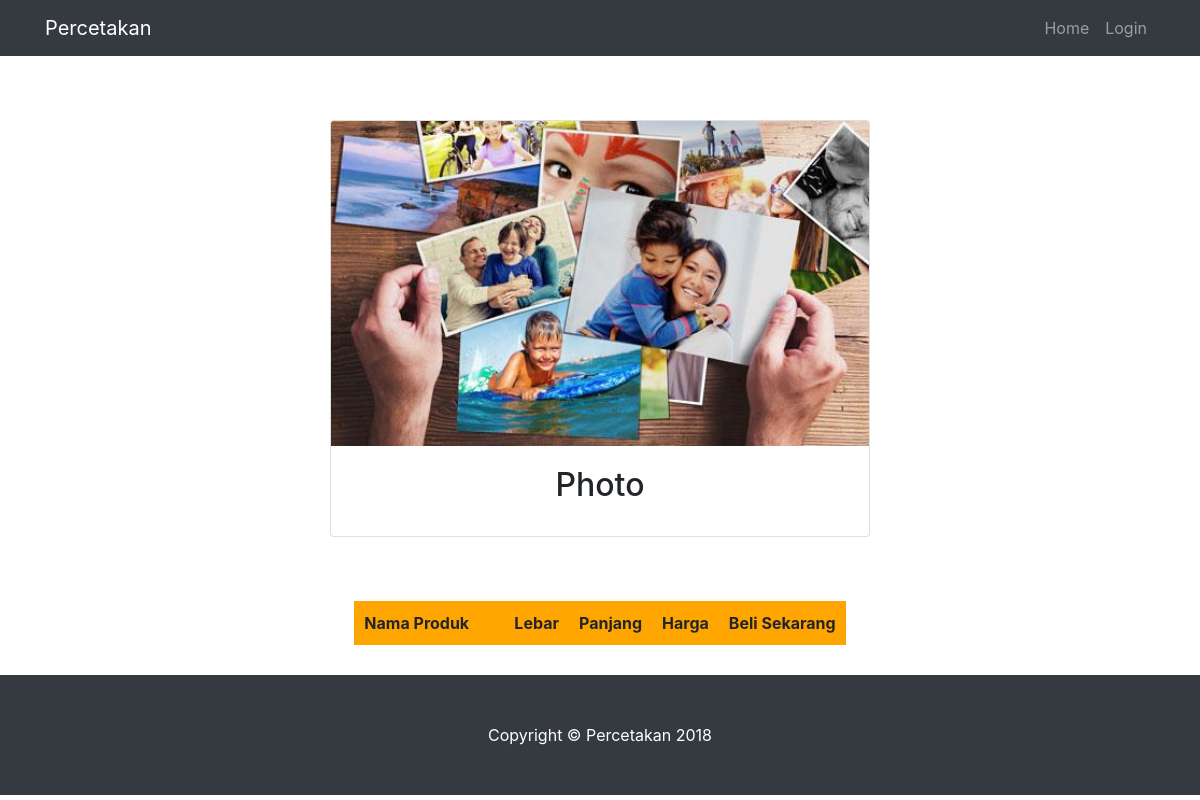
The app's page /impalweb/index.php/produk/Photo, older data.
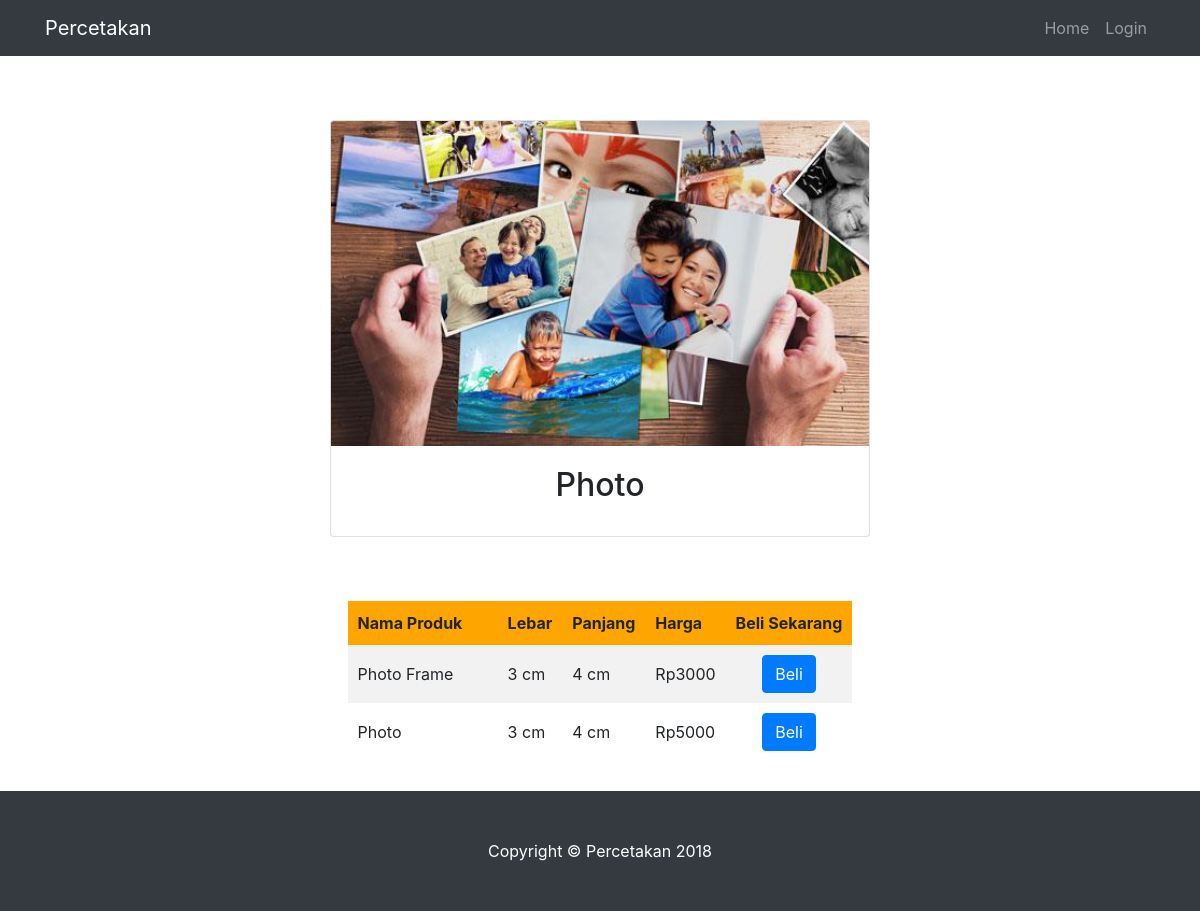
The same page, newer data.
### tables this page shows
CREATE TABLE `produk` (
  `idProduk` int(11) NOT NULL,
  `namaProduk` varchar(100) NOT NULL,
  `lebar` varchar(5) NOT NULL,
  `panjang` varchar(5) NOT NULL,
  `hargaSatuan` decimal(19,0) NOT NULL
);

### impalweb/application/controllers/Produk.php (called while the page is built, shortened)
<?php
class Produk extends CI_Controller{
	function __construct(){
		$this->load->model('M_produk');
	}
	function Photo(){
		$namaproduk ='photo';
		$table = 'produk';
		$atr = 'namaProduk';
		$data['photo'] = $this->M_produk->load_wildcard($table,$namaproduk,$atr);
		$this->load->view('v_photo',$data);
	}
}
?>

### impalweb/index.php (called while the page is built, shortened)
<?php
require_once BASEPATH.'core/CodeIgniter.php';

### impalweb/application/models/M_produk.php (called while the page is built, shortened)
<?php
class M_produk extends CI_Model{
	function load_wildcard($table,$nama,$atr){
		return $this->db->like($atr,$nama)->get($table)->result_array();
	}
}
?>

### impalweb/application/views/v_photo.php (the view)
<!DOCTYPE html>
<html lang="en">
  <body>
  <?php include 'header.php'; ?>
    <div class="container fotoproduk">
      <div class="row centered-form center-block">
        <div class="container col-sm-6 my-4 col-md-offset-5">
          <div class="card">
            <img class="card-img-top" src="<?php echo base_url() ?>img/2.jpg" alt="">
            <div class="card-body">
              <h2 class="card-title" align="center">Photo</h4>
            </div>
          </div>
        </div>
      </div>
    </div>
    <table class="produk">
      <tr class="headerproduk">
        <th class="namaproduk">Nama Produk</th>
        <th class="lebar">Lebar</th>
        <th class="panjang">Panjang</th>
        <th class="harga">Harga</th>
        <th class="beli">Beli Sekarang</th>
      </tr>
        <?php
          foreach ($photo as $row){
            echo "<tr class='listProduk'>";
            echo "<td class='namaproduk'>".$row['namaProduk']."</td>";
            echo "<td class='lebar'>".$row['lebar']." cm</td>";
            echo "<td class='panjang'>".$row['panjang']." cm</td>";
            echo "<td class='harga'>Rp".$row['hargaSatuan']."</td>";
            echo "<td class='belibtn'><a href='".base_url()."Transaksi?produk=".$row['idProduk']."'class='btn btn-primary'> Beli </a></td>";
            echo "</tr>";
          }
        ?>
    </table>
<?php include 'footer.php';?>
  </body>
</html>

Row changes from the older to the newer data that the page shows:
added produk: namaProduk "Photo Frame", lebar "3", panjang "4", hargaSatuan "3000"
added produk: namaProduk "Photo", lebar "3", panjang "4", hargaSatuan "5000"
